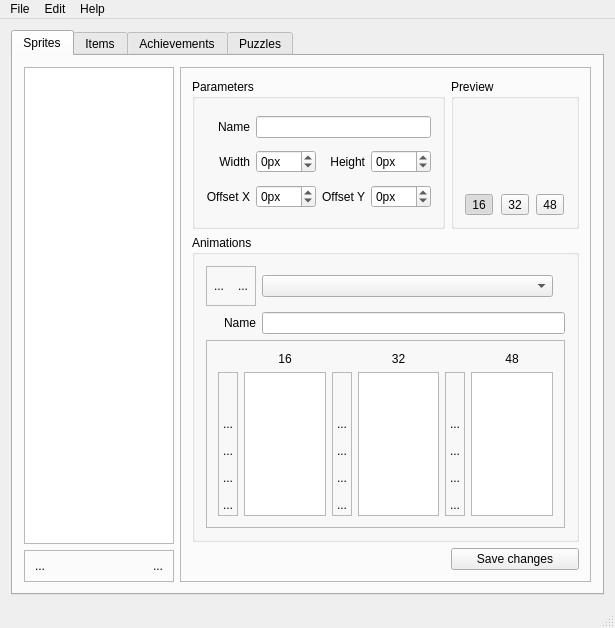
<?xml version="1.0" encoding="UTF-8"?>
<ui version="4.0">
 <class>MainWindow</class>
 <widget class="QMainWindow" name="MainWindow">
  <property name="geometry">
   <rect>
    <x>0</x>
    <y>0</y>
    <width>603</width>
    <height>628</height>
   </rect>
  </property>
  <property name="windowTitle">
   <string>BrowserQuest Editor</string>
  </property>
  <widget class="QWidget" name="centralWidget">
   <layout class="QGridLayout" name="gridLayout">
    <item row="0" column="0">
     <widget class="QTabWidget" name="tabWidget">
      <property name="currentIndex">
       <number>0</number>
      </property>
      <widget class="QWidget" name="sprites_tab">
       <attribute name="title">
        <string>Sprites</string>
       </attribute>
       <layout class="QGridLayout" name="gridLayout_2">
        <item row="1" column="0">
         <widget class="QFrame" name="sprites_sprite_list_tool_buttons_frame">
          <property name="sizePolicy">
           <sizepolicy hsizetype="Minimum" vsizetype="Minimum">
            <horstretch>0</horstretch>
            <verstretch>0</verstretch>
           </sizepolicy>
          </property>
          <property name="minimumSize">
           <size>
            <width>0</width>
            <height>25</height>
           </size>
          </property>
          <property name="maximumSize">
           <size>
            <width>150</width>
            <height>16777215</height>
           </size>
          </property>
          <property name="frameShape">
           <enum>QFrame::StyledPanel</enum>
          </property>
          <property name="frameShadow">
           <enum>QFrame::Raised</enum>
          </property>
          <layout class="QHBoxLayout" name="horizontalLayout">
           <property name="leftMargin">
            <number>0</number>
           </property>
           <property name="topMargin">
            <number>0</number>
           </property>
           <property name="rightMargin">
            <number>0</number>
           </property>
           <property name="bottomMargin">
            <number>0</number>
           </property>
           <item>
            <widget class="QToolButton" name="sprites_add_sprite_button">
             <property name="minimumSize">
              <size>
               <width>30</width>
               <height>30</height>
              </size>
             </property>
             <property name="text">
              <string>...</string>
             </property>
             <property name="icon">
              <iconset resource="resources.qrc">
               <normaloff>:/icons/img/icons/add.png</normaloff>:/icons/img/icons/add.png</iconset>
             </property>
             <property name="iconSize">
              <size>
               <width>16</width>
               <height>16</height>
              </size>
             </property>
             <property name="autoRaise">
              <bool>true</bool>
             </property>
            </widget>
           </item>
           <item>
            <spacer name="sprites_tool_buttons_spacer">
             <property name="orientation">
              <enum>Qt::Horizontal</enum>
             </property>
             <property name="sizeHint" stdset="0">
              <size>
               <width>40</width>
               <height>20</height>
              </size>
             </property>
            </spacer>
           </item>
           <item>
            <widget class="QToolButton" name="sprites_delete_sprite_button">
             <property name="minimumSize">
              <size>
               <width>30</width>
               <height>30</height>
              </size>
             </property>
             <property name="text">
              <string>...</string>
             </property>
             <property name="icon">
              <iconset resource="resources.qrc">
               <normaloff>:/icons/img/icons/remove.png</normaloff>:/icons/img/icons/remove.png</iconset>
             </property>
             <property name="autoRaise">
              <bool>true</bool>
             </property>
            </widget>
           </item>
          </layout>
         </widget>
        </item>
        <item row="0" column="0">
         <widget class="QListWidget" name="sprites_list_view">
          <property name="sizePolicy">
           <sizepolicy hsizetype="Fixed" vsizetype="Expanding">
            <horstretch>0</horstretch>
            <verstretch>0</verstretch>
           </sizepolicy>
          </property>
          <property name="maximumSize">
           <size>
            <width>150</width>
            <height>16777215</height>
           </size>
          </property>
         </widget>
        </item>
        <item row="0" column="1" rowspan="2">
         <widget class="QFrame" name="sprites_form_frame">
          <property name="sizePolicy">
           <sizepolicy hsizetype="Expanding" vsizetype="Expanding">
            <horstretch>0</horstretch>
            <verstretch>0</verstretch>
           </sizepolicy>
          </property>
          <property name="frameShape">
           <enum>QFrame::StyledPanel</enum>
          </property>
          <property name="frameShadow">
           <enum>QFrame::Raised</enum>
          </property>
          <layout class="QGridLayout" name="gridLayout_3">
           <item row="0" column="0">
            <widget class="QGroupBox" name="sprites_parameters_groupBox">
             <property name="sizePolicy">
              <sizepolicy hsizetype="Preferred" vsizetype="Preferred">
               <horstretch>0</horstretch>
               <verstretch>0</verstretch>
              </sizepolicy>
             </property>
             <property name="title">
              <string>Parameters</string>
             </property>
             <layout class="QGridLayout" name="gridLayout_6">
              <item row="3" column="0">
               <widget class="QLabel" name="sprites_offsetx_label">
                <property name="sizePolicy">
                 <sizepolicy hsizetype="Preferred" vsizetype="Preferred">
                  <horstretch>0</horstretch>
                  <verstretch>0</verstretch>
                 </sizepolicy>
                </property>
                <property name="text">
                 <string>Offset X</string>
                </property>
                <property name="alignment">
                 <set>Qt::AlignRight|Qt::AlignTrailing|Qt::AlignVCenter</set>
                </property>
               </widget>
              </item>
              <item row="3" column="1">
               <widget class="QSpinBox" name="sprites_offsetx_spinbox">
                <property name="maximumSize">
                 <size>
                  <width>60</width>
                  <height>16777215</height>
                 </size>
                </property>
                <property name="suffix">
                 <string>px</string>
                </property>
                <property name="minimum">
                 <number>-9999</number>
                </property>
                <property name="maximum">
                 <number>9999</number>
                </property>
               </widget>
              </item>
              <item row="1" column="1">
               <widget class="QSpinBox" name="sprites_width_spinBox">
                <property name="maximumSize">
                 <size>
                  <width>60</width>
                  <height>16777215</height>
                 </size>
                </property>
                <property name="suffix">
                 <string>px</string>
                </property>
                <property name="minimum">
                 <number>-9999</number>
                </property>
                <property name="maximum">
                 <number>9999</number>
                </property>
               </widget>
              </item>
              <item row="1" column="2">
               <widget class="QLabel" name="sprites_height_label">
                <property name="sizePolicy">
                 <sizepolicy hsizetype="Preferred" vsizetype="Preferred">
                  <horstretch>0</horstretch>
                  <verstretch>0</verstretch>
                 </sizepolicy>
                </property>
                <property name="text">
                 <string>Height</string>
                </property>
                <property name="alignment">
                 <set>Qt::AlignRight|Qt::AlignTrailing|Qt::AlignVCenter</set>
                </property>
               </widget>
              </item>
              <item row="1" column="0">
               <widget class="QLabel" name="sprites_width_label">
                <property name="sizePolicy">
                 <sizepolicy hsizetype="Preferred" vsizetype="Preferred">
                  <horstretch>0</horstretch>
                  <verstretch>0</verstretch>
                 </sizepolicy>
                </property>
                <property name="text">
                 <string>Width</string>
                </property>
                <property name="alignment">
                 <set>Qt::AlignRight|Qt::AlignTrailing|Qt::AlignVCenter</set>
                </property>
               </widget>
              </item>
              <item row="0" column="0">
               <widget class="QLabel" name="sprites_name_label">
                <property name="sizePolicy">
                 <sizepolicy hsizetype="Preferred" vsizetype="Preferred">
                  <horstretch>0</horstretch>
                  <verstretch>0</verstretch>
                 </sizepolicy>
                </property>
                <property name="text">
                 <string>Name</string>
                </property>
                <property name="alignment">
                 <set>Qt::AlignRight|Qt::AlignTrailing|Qt::AlignVCenter</set>
                </property>
               </widget>
              </item>
              <item row="1" column="3">
               <widget class="QSpinBox" name="sprites_height_spinBox">
                <property name="maximumSize">
                 <size>
                  <width>60</width>
                  <height>16777215</height>
                 </size>
                </property>
                <property name="suffix">
                 <string>px</string>
                </property>
                <property name="minimum">
                 <number>-9999</number>
                </property>
                <property name="maximum">
                 <number>9999</number>
                </property>
               </widget>
              </item>
              <item row="0" column="1" colspan="3">
               <widget class="QLineEdit" name="sprites_name_textLine">
                <property name="minimumSize">
                 <size>
                  <width>60</width>
                  <height>0</height>
                 </size>
                </property>
               </widget>
              </item>
              <item row="3" column="2">
               <widget class="QLabel" name="sprites_offsety_label">
                <property name="sizePolicy">
                 <sizepolicy hsizetype="Preferred" vsizetype="Preferred">
                  <horstretch>0</horstretch>
                  <verstretch>0</verstretch>
                 </sizepolicy>
                </property>
                <property name="text">
                 <string>Offset Y</string>
                </property>
                <property name="alignment">
                 <set>Qt::AlignRight|Qt::AlignTrailing|Qt::AlignVCenter</set>
                </property>
               </widget>
              </item>
              <item row="3" column="3">
               <widget class="QSpinBox" name="sprites_offsety_spinBox">
                <property name="maximumSize">
                 <size>
                  <width>60</width>
                  <height>16777215</height>
                 </size>
                </property>
                <property name="suffix">
                 <string>px</string>
                </property>
                <property name="minimum">
                 <number>-9999</number>
                </property>
                <property name="maximum">
                 <number>9999</number>
                </property>
               </widget>
              </item>
             </layout>
            </widget>
           </item>
           <item row="1" column="0" colspan="2">
            <widget class="QGroupBox" name="sprites_animations_groupBox">
             <property name="sizePolicy">
              <sizepolicy hsizetype="Preferred" vsizetype="Expanding">
               <horstretch>0</horstretch>
               <verstretch>0</verstretch>
              </sizepolicy>
             </property>
             <property name="title">
              <string>Animations</string>
             </property>
             <layout class="QGridLayout" name="gridLayout_5">
              <item row="1" column="1" colspan="3">
               <widget class="QLineEdit" name="sprites_animation_name_lineEdit"/>
              </item>
              <item row="1" column="0">
               <widget class="QLabel" name="sprites_animation_name_label">
                <property name="text">
                 <string>Name</string>
                </property>
                <property name="alignment">
                 <set>Qt::AlignRight|Qt::AlignTrailing|Qt::AlignVCenter</set>
                </property>
               </widget>
              </item>
              <item row="2" column="0" colspan="4">
               <widget class="QFrame" name="sprites_animation_images_frame">
                <property name="frameShape">
                 <enum>QFrame::StyledPanel</enum>
                </property>
                <property name="frameShadow">
                 <enum>QFrame::Raised</enum>
                </property>
                <layout class="QGridLayout" name="gridLayout_7">
                 <item row="0" column="3">
                  <widget class="QLabel" name="sprites_animation_images_32_label">
                   <property name="text">
                    <string>32</string>
                   </property>
                   <property name="alignment">
                    <set>Qt::AlignCenter</set>
                   </property>
                  </widget>
                 </item>
                 <item row="1" column="1">
                  <widget class="QListWidget" name="sprites_animation_images_16_listView"/>
                 </item>
                 <item row="0" column="1">
                  <widget class="QLabel" name="sprites_animation_images_16_label">
                   <property name="text">
                    <string>16</string>
                   </property>
                   <property name="alignment">
                    <set>Qt::AlignCenter</set>
                   </property>
                  </widget>
                 </item>
                 <item row="1" column="3">
                  <widget class="QListWidget" name="sprites_animation_images_32_listView"/>
                 </item>
                 <item row="0" column="5">
                  <widget class="QLabel" name="sprites_animation_images_48_label">
                   <property name="text">
                    <string>48</string>
                   </property>
                   <property name="alignment">
                    <set>Qt::AlignCenter</set>
                   </property>
                  </widget>
                 </item>
                 <item row="1" column="5">
                  <widget class="QListWidget" name="sprites_animation_images_48_listView"/>
                 </item>
                 <item row="1" column="0">
                  <widget class="QFrame" name="sprites_animation_images_16_controls_frame">
                   <property name="minimumSize">
                    <size>
                     <width>20</width>
                     <height>0</height>
                    </size>
                   </property>
                   <property name="frameShape">
                    <enum>QFrame::StyledPanel</enum>
                   </property>
                   <property name="frameShadow">
                    <enum>QFrame::Raised</enum>
                   </property>
                   <layout class="QVBoxLayout" name="verticalLayout">
                    <property name="spacing">
                     <number>6</number>
                    </property>
                    <property name="leftMargin">
                     <number>0</number>
                    </property>
                    <property name="topMargin">
                     <number>0</number>
                    </property>
                    <property name="rightMargin">
                     <number>0</number>
                    </property>
                    <property name="bottomMargin">
                     <number>0</number>
                    </property>
                    <item>
                     <spacer name="sprites_animation_images_16_controls_spacer">
                      <property name="orientation">
                       <enum>Qt::Vertical</enum>
                      </property>
                      <property name="sizeHint" stdset="0">
                       <size>
                        <width>20</width>
                        <height>40</height>
                       </size>
                      </property>
                     </spacer>
                    </item>
                    <item>
                     <widget class="QToolButton" name="sprites_animation_images_16_up_button">
                      <property name="text">
                       <string>...</string>
                      </property>
                      <property name="icon">
                       <iconset resource="resources.qrc">
                        <normaloff>:/icons/img/icons/up.png</normaloff>:/icons/img/icons/up.png</iconset>
                      </property>
                      <property name="autoRaise">
                       <bool>true</bool>
                      </property>
                     </widget>
                    </item>
                    <item>
                     <widget class="QToolButton" name="sprites_animation_images_16_down_button">
                      <property name="text">
                       <string>...</string>
                      </property>
                      <property name="icon">
                       <iconset resource="resources.qrc">
                        <normaloff>:/icons/img/icons/down.png</normaloff>:/icons/img/icons/down.png</iconset>
                      </property>
                      <property name="autoRaise">
                       <bool>true</bool>
                      </property>
                     </widget>
                    </item>
                    <item>
                     <widget class="QToolButton" name="sprites_animation_images_16_open_button">
                      <property name="text">
                       <string>...</string>
                      </property>
                      <property name="icon">
                       <iconset resource="resources.qrc">
                        <normaloff>:/icons/img/icons/open-folder.png</normaloff>:/icons/img/icons/open-folder.png</iconset>
                      </property>
                      <property name="autoRaise">
                       <bool>true</bool>
                      </property>
                     </widget>
                    </item>
                    <item>
                     <widget class="QToolButton" name="sprites_animation_images_16_remove_button">
                      <property name="text">
                       <string>...</string>
                      </property>
                      <property name="icon">
                       <iconset resource="resources.qrc">
                        <normaloff>:/icons/img/icons/remove.png</normaloff>:/icons/img/icons/remove.png</iconset>
                      </property>
                      <property name="autoRaise">
                       <bool>true</bool>
                      </property>
                     </widget>
                    </item>
                   </layout>
                  </widget>
                 </item>
                 <item row="1" column="2">
                  <widget class="QFrame" name="sprites_animation_images_16_controls_frame_2">
                   <property name="minimumSize">
                    <size>
                     <width>20</width>
                     <height>0</height>
                    </size>
                   </property>
                   <property name="frameShape">
                    <enum>QFrame::StyledPanel</enum>
                   </property>
                   <property name="frameShadow">
                    <enum>QFrame::Raised</enum>
                   </property>
                   <layout class="QVBoxLayout" name="verticalLayout_2">
                    <property name="spacing">
                     <number>6</number>
                    </property>
                    <property name="leftMargin">
                     <number>0</number>
                    </property>
                    <property name="topMargin">
                     <number>0</number>
                    </property>
                    <property name="rightMargin">
                     <number>0</number>
                    </property>
                    <property name="bottomMargin">
                     <number>0</number>
                    </property>
                    <item>
                     <spacer name="sprites_animation_images_32_controls_spacer">
                      <property name="orientation">
                       <enum>Qt::Vertical</enum>
                      </property>
                      <property name="sizeHint" stdset="0">
                       <size>
                        <width>20</width>
                        <height>40</height>
                       </size>
                      </property>
                     </spacer>
                    </item>
                    <item>
                     <widget class="QToolButton" name="sprites_animation_images_32_up_button">
                      <property name="text">
                       <string>...</string>
                      </property>
                      <property name="icon">
                       <iconset resource="resources.qrc">
                        <normaloff>:/icons/img/icons/up.png</normaloff>:/icons/img/icons/up.png</iconset>
                      </property>
                      <property name="autoRaise">
                       <bool>true</bool>
                      </property>
                     </widget>
                    </item>
                    <item>
                     <widget class="QToolButton" name="sprites_animation_images_32_down_button">
                      <property name="text">
                       <string>...</string>
                      </property>
                      <property name="icon">
                       <iconset resource="resources.qrc">
                        <normaloff>:/icons/img/icons/down.png</normaloff>:/icons/img/icons/down.png</iconset>
                      </property>
                      <property name="autoRaise">
                       <bool>true</bool>
                      </property>
                     </widget>
                    </item>
                    <item>
                     <widget class="QToolButton" name="sprites_animation_images_32_open_button">
                      <property name="text">
                       <string>...</string>
                      </property>
                      <property name="icon">
                       <iconset resource="resources.qrc">
                        <normaloff>:/icons/img/icons/open-folder.png</normaloff>:/icons/img/icons/open-folder.png</iconset>
                      </property>
                      <property name="autoRaise">
                       <bool>true</bool>
                      </property>
                     </widget>
                    </item>
                    <item>
                     <widget class="QToolButton" name="sprites_animation_images_32_remove_button">
                      <property name="text">
                       <string>...</string>
                      </property>
                      <property name="icon">
                       <iconset resource="resources.qrc">
                        <normaloff>:/icons/img/icons/remove.png</normaloff>:/icons/img/icons/remove.png</iconset>
                      </property>
                      <property name="autoRaise">
                       <bool>true</bool>
                      </property>
                     </widget>
                    </item>
                   </layout>
                  </widget>
                 </item>
                 <item row="1" column="4">
                  <widget class="QFrame" name="sprites_animation_images_16_controls_frame_3">
                   <property name="minimumSize">
                    <size>
                     <width>20</width>
                     <height>0</height>
                    </size>
                   </property>
                   <property name="frameShape">
                    <enum>QFrame::StyledPanel</enum>
                   </property>
                   <property name="frameShadow">
                    <enum>QFrame::Raised</enum>
                   </property>
                   <layout class="QVBoxLayout" name="verticalLayout_3">
                    <property name="spacing">
                     <number>6</number>
                    </property>
                    <property name="leftMargin">
                     <number>0</number>
                    </property>
                    <property name="topMargin">
                     <number>0</number>
                    </property>
                    <property name="rightMargin">
                     <number>0</number>
                    </property>
                    <property name="bottomMargin">
                     <number>0</number>
                    </property>
                    <item>
                     <spacer name="sprites_animation_images_48_controls_spacer">
                      <property name="orientation">
                       <enum>Qt::Vertical</enum>
                      </property>
                      <property name="sizeHint" stdset="0">
                       <size>
                        <width>20</width>
                        <height>40</height>
                       </size>
                      </property>
                     </spacer>
                    </item>
                    <item>
                     <widget class="QToolButton" name="sprites_animation_images_48_up_button">
                      <property name="text">
                       <string>...</string>
                      </property>
                      <property name="icon">
                       <iconset resource="resources.qrc">
                        <normaloff>:/icons/img/icons/up.png</normaloff>:/icons/img/icons/up.png</iconset>
                      </property>
                      <property name="autoRaise">
                       <bool>true</bool>
                      </property>
                     </widget>
                    </item>
                    <item>
                     <widget class="QToolButton" name="sprites_animation_images_48_down_button">
                      <property name="text">
                       <string>...</string>
                      </property>
                      <property name="icon">
                       <iconset resource="resources.qrc">
                        <normaloff>:/icons/img/icons/down.png</normaloff>:/icons/img/icons/down.png</iconset>
                      </property>
                      <property name="autoRaise">
                       <bool>true</bool>
                      </property>
                     </widget>
                    </item>
                    <item>
                     <widget class="QToolButton" name="sprites_animation_images_48_open_button">
                      <property name="text">
                       <string>...</string>
                      </property>
                      <property name="icon">
                       <iconset resource="resources.qrc">
                        <normaloff>:/icons/img/icons/open-folder.png</normaloff>:/icons/img/icons/open-folder.png</iconset>
                      </property>
                      <property name="autoRaise">
                       <bool>true</bool>
                      </property>
                     </widget>
                    </item>
                    <item>
                     <widget class="QToolButton" name="sprites_animation_images_48_remove_button">
                      <property name="text">
                       <string>...</string>
                      </property>
                      <property name="icon">
                       <iconset resource="resources.qrc">
                        <normaloff>:/icons/img/icons/remove.png</normaloff>:/icons/img/icons/remove.png</iconset>
                      </property>
                      <property name="autoRaise">
                       <bool>true</bool>
                      </property>
                     </widget>
                    </item>
                   </layout>
                  </widget>
                 </item>
                </layout>
               </widget>
              </item>
              <item row="0" column="0">
               <widget class="QFrame" name="sprites_animation_buttons_frame">
                <property name="sizePolicy">
                 <sizepolicy hsizetype="Preferred" vsizetype="Fixed">
                  <horstretch>0</horstretch>
                  <verstretch>0</verstretch>
                 </sizepolicy>
                </property>
                <property name="minimumSize">
                 <size>
                  <width>0</width>
                  <height>40</height>
                 </size>
                </property>
                <property name="frameShape">
                 <enum>QFrame::StyledPanel</enum>
                </property>
                <property name="frameShadow">
                 <enum>QFrame::Raised</enum>
                </property>
                <layout class="QHBoxLayout" name="horizontalLayout_2">
                 <property name="spacing">
                  <number>0</number>
                 </property>
                 <property name="leftMargin">
                  <number>0</number>
                 </property>
                 <property name="topMargin">
                  <number>0</number>
                 </property>
                 <property name="rightMargin">
                  <number>0</number>
                 </property>
                 <property name="bottomMargin">
                  <number>0</number>
                 </property>
                 <item>
                  <widget class="QToolButton" name="sprites_animation_add_button">
                   <property name="text">
                    <string>...</string>
                   </property>
                   <property name="icon">
                    <iconset resource="resources.qrc">
                     <normaloff>:/icons/img/icons/add.png</normaloff>:/icons/img/icons/add.png</iconset>
                   </property>
                   <property name="autoRaise">
                    <bool>true</bool>
                   </property>
                  </widget>
                 </item>
                 <item>
                  <widget class="QToolButton" name="sprites_animation_remove_button">
                   <property name="text">
                    <string>...</string>
                   </property>
                   <property name="icon">
                    <iconset resource="resources.qrc">
                     <normaloff>:/icons/img/icons/remove.png</normaloff>:/icons/img/icons/remove.png</iconset>
                   </property>
                   <property name="autoRaise">
                    <bool>true</bool>
                   </property>
                  </widget>
                 </item>
                </layout>
               </widget>
              </item>
              <item row="0" column="1">
               <widget class="QComboBox" name="sprites_animation_comboBox">
                <property name="sizePolicy">
                 <sizepolicy hsizetype="Expanding" vsizetype="Fixed">
                  <horstretch>0</horstretch>
                  <verstretch>0</verstretch>
                 </sizepolicy>
                </property>
                <property name="minimumSize">
                 <size>
                  <width>0</width>
                  <height>0</height>
                 </size>
                </property>
               </widget>
              </item>
             </layout>
            </widget>
           </item>
           <item row="0" column="1">
            <widget class="QGroupBox" name="preview_groupBox">
             <property name="sizePolicy">
              <sizepolicy hsizetype="Fixed" vsizetype="Fixed">
               <horstretch>0</horstretch>
               <verstretch>0</verstretch>
              </sizepolicy>
             </property>
             <property name="minimumSize">
              <size>
               <width>128</width>
               <height>150</height>
              </size>
             </property>
             <property name="maximumSize">
              <size>
               <width>128</width>
               <height>200</height>
              </size>
             </property>
             <property name="title">
              <string>Preview</string>
             </property>
             <layout class="QGridLayout" name="gridLayout_4">
              <item row="1" column="1">
               <widget class="QToolButton" name="sprites_32x32_button">
                <property name="text">
                 <string>32</string>
                </property>
                <property name="checkable">
                 <bool>true</bool>
                </property>
                <property name="autoExclusive">
                 <bool>true</bool>
                </property>
               </widget>
              </item>
              <item row="1" column="0">
               <widget class="QToolButton" name="sprites_16x16_button">
                <property name="text">
                 <string>16</string>
                </property>
                <property name="checkable">
                 <bool>true</bool>
                </property>
                <property name="checked">
                 <bool>true</bool>
                </property>
                <property name="autoExclusive">
                 <bool>true</bool>
                </property>
               </widget>
              </item>
              <item row="1" column="2">
               <widget class="QToolButton" name="sprites_48x48_button">
                <property name="text">
                 <string>48</string>
                </property>
                <property name="checkable">
                 <bool>true</bool>
                </property>
                <property name="autoExclusive">
                 <bool>true</bool>
                </property>
               </widget>
              </item>
              <item row="0" column="0" colspan="3">
               <widget class="QWidget" name="sprites_preview_widget" native="true">
                <property name="sizePolicy">
                 <sizepolicy hsizetype="Fixed" vsizetype="Fixed">
                  <horstretch>0</horstretch>
                  <verstretch>0</verstretch>
                 </sizepolicy>
                </property>
                <property name="minimumSize">
                 <size>
                  <width>100</width>
                  <height>100</height>
                 </size>
                </property>
               </widget>
              </item>
             </layout>
            </widget>
           </item>
           <item row="2" column="1">
            <widget class="QPushButton" name="sprites_save_changes_button">
             <property name="text">
              <string>Save changes</string>
             </property>
            </widget>
           </item>
          </layout>
         </widget>
        </item>
       </layout>
      </widget>
      <widget class="QWidget" name="items_tab">
       <attribute name="title">
        <string>Items</string>
       </attribute>
      </widget>
      <widget class="QWidget" name="achievements_tab">
       <attribute name="title">
        <string>Achievements</string>
       </attribute>
      </widget>
      <widget class="QWidget" name="puzzles_tab">
       <attribute name="title">
        <string>Puzzles</string>
       </attribute>
      </widget>
     </widget>
    </item>
   </layout>
  </widget>
  <widget class="QMenuBar" name="menuBar">
   <property name="geometry">
    <rect>
     <x>0</x>
     <y>0</y>
     <width>603</width>
     <height>21</height>
    </rect>
   </property>
   <widget class="QMenu" name="menuFile">
    <property name="title">
     <string>File</string>
    </property>
    <addaction name="actionLoad"/>
    <addaction name="separator"/>
    <addaction name="actionExit"/>
   </widget>
   <widget class="QMenu" name="menuEdit">
    <property name="title">
     <string>Edit</string>
    </property>
    <addaction name="actionPreferences"/>
   </widget>
   <widget class="QMenu" name="menuHelp">
    <property name="title">
     <string>Help</string>
    </property>
    <addaction name="actionAbout"/>
   </widget>
   <addaction name="menuFile"/>
   <addaction name="menuEdit"/>
   <addaction name="menuHelp"/>
  </widget>
  <widget class="QStatusBar" name="statusBar"/>
  <action name="actionLoad">
   <property name="text">
    <string>Open Project</string>
   </property>
  </action>
  <action name="actionSave">
   <property name="text">
    <string>Save</string>
   </property>
  </action>
  <action name="actionExit">
   <property name="text">
    <string>Exit</string>
   </property>
  </action>
  <action name="actionPreferences">
   <property name="text">
    <string>Preferences</string>
   </property>
  </action>
  <action name="actionAbout">
   <property name="text">
    <string>About</string>
   </property>
  </action>
 </widget>
 <layoutdefault spacing="6" margin="11"/>
 <resources>
  <include location="resources.qrc"/>
 </resources>
 <connections/>
</ui>
